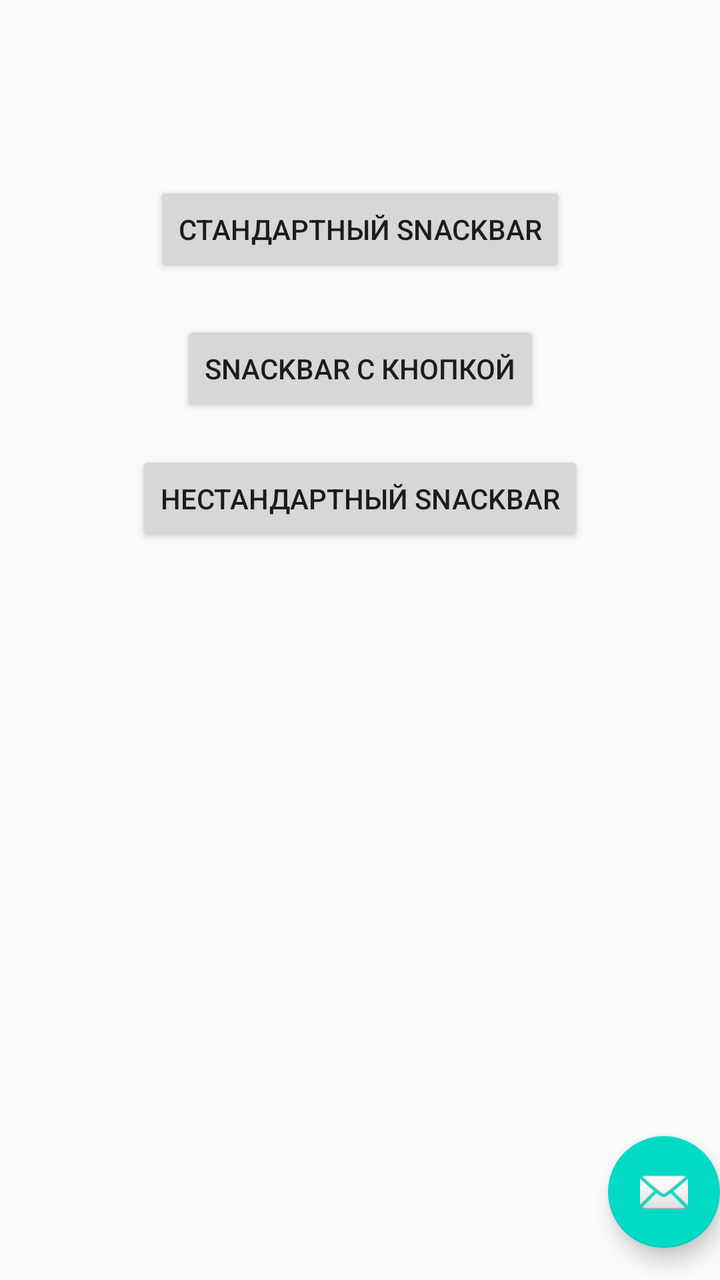
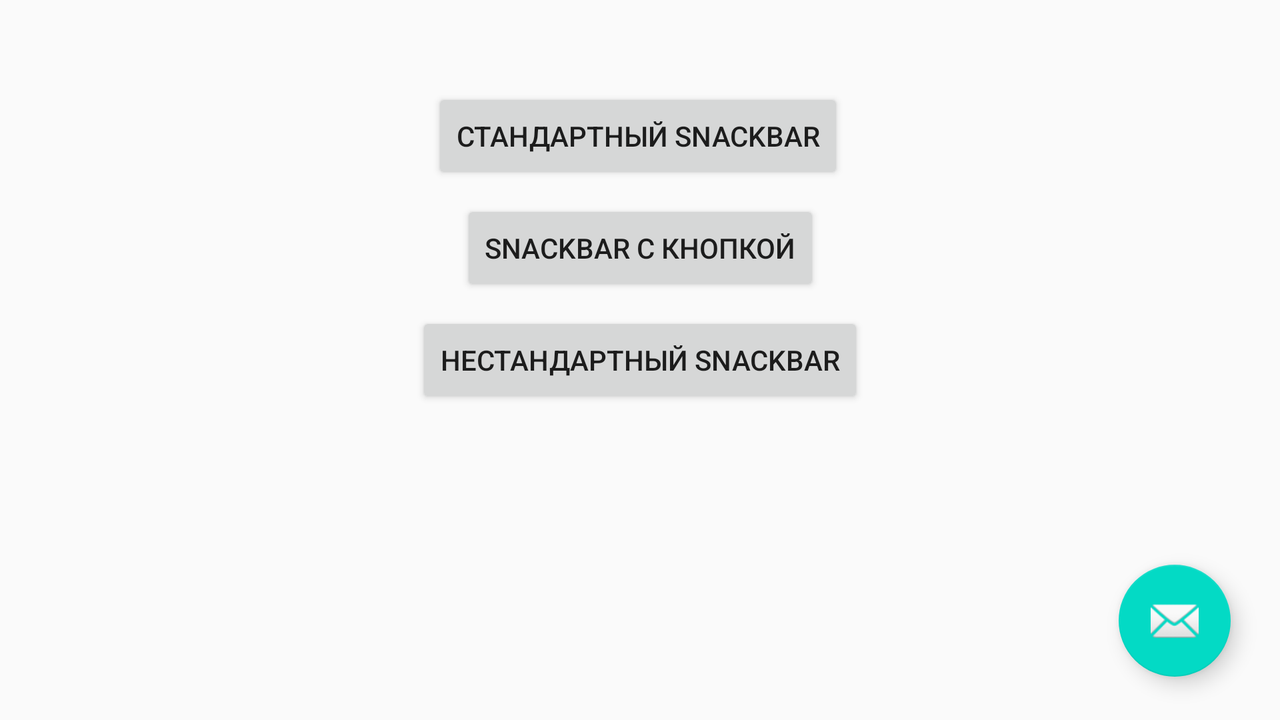

The same Android screen from two of the app's own layout files: first res/layout/ as a phone draws it, then the repository's variant for another configuration, drawn on a device whose configuration selects that folder. Both files follow.
<!-- AndroidManifest.xml: activity theme Theme.20BasicSnack.NoActionBar -->
<!-- res/layout/activity_main.xml -->
<?xml version="1.0" encoding="utf-8"?>
<android.support.design.widget.CoordinatorLayout xmlns:android="http://schemas.android.com/apk/res/android"
    xmlns:app="http://schemas.android.com/apk/res-auto"
    xmlns:tools="http://schemas.android.com/tools"
    android:layout_width="match_parent"
    android:layout_height="match_parent"
    tools:context=".MainActivity">

    <android.support.design.widget.AppBarLayout
        android:layout_width="match_parent"
        android:layout_height="wrap_content"
        android:theme="@style/Theme.20BasicSnack.AppBarOverlay">



    </android.support.design.widget.AppBarLayout>

    <include layout="@layout/content_main" />

    <android.support.design.widget.FloatingActionButton
        android:id="@+id/fab"
        android:layout_width="wrap_content"
        android:layout_height="wrap_content"
        android:onClick="message"
        android:layout_gravity="bottom|end"
        android:layout_marginEnd="@dimen/fab_margin"
        android:layout_marginBottom="16dp"
        app:srcCompat="@android:drawable/ic_dialog_email" />

</android.support.design.widget.CoordinatorLayout>
<!-- res/layout/content_main.xml (included above) -->
<?xml version="1.0" encoding="utf-8"?>
<android.support.constraint.ConstraintLayout xmlns:android="http://schemas.android.com/apk/res/android"
    xmlns:app="http://schemas.android.com/apk/res-auto"
    xmlns:tools="http://schemas.android.com/tools"
    android:layout_width="match_parent"
    android:layout_height="match_parent"
    app:layout_behavior="@string/appbar_scrolling_view_behavior">


    <android.support.v7.widget.AppCompatButton
        android:id="@+id/appCompatButton"
        android:layout_width="wrap_content"
        android:layout_height="wrap_content"
        android:onClick="defaultsnackbar"
        android:text="@string/default_snackbar_txt"
        app:layout_constraintBottom_toBottomOf="parent"
        app:layout_constraintEnd_toEndOf="parent"
        app:layout_constraintStart_toStartOf="parent"
        app:layout_constraintTop_toTopOf="parent"
        app:layout_constraintVertical_bias="0.153">

    </android.support.v7.widget.AppCompatButton>

    <android.support.v7.widget.AppCompatButton
        android:id="@+id/appCompatButton2"
        android:layout_width="wrap_content"
        android:layout_height="wrap_content"
        android:layout_marginTop="8dp"
        android:onClick="actionsnackbar"
        android:text="@string/snackbar_withButton_txt"
        app:layout_constraintBottom_toBottomOf="parent"
        app:layout_constraintEnd_toEndOf="parent"
        app:layout_constraintStart_toStartOf="parent"
        app:layout_constraintTop_toBottomOf="@+id/appCompatButton"
        app:layout_constraintVertical_bias="0.031"></android.support.v7.widget.AppCompatButton>

    <android.support.v7.widget.AppCompatButton
        android:layout_width="wrap_content"
        android:layout_height="wrap_content"
        android:layout_marginTop="8dp"
        android:onClick="special"
        android:text="@string/special_snackbar_txt"
        app:layout_constraintBottom_toBottomOf="parent"
        app:layout_constraintEnd_toEndOf="parent"
        app:layout_constraintStart_toStartOf="parent"
        app:layout_constraintTop_toBottomOf="@+id/appCompatButton2"
        app:layout_constraintVertical_bias="0.024"></android.support.v7.widget.AppCompatButton>
</android.support.constraint.ConstraintLayout>
<!-- resources referenced by this layout -->
<resources>
  <string name="default_snackbar_txt">Стандартный Snackbar</string>
  <string name="snackbar_withButton_txt">Snackbar с кнопкой</string>
  <string name="special_snackbar_txt">Нестандартный SNACKBAR</string>
  <style name="Theme.20BasicSnack.AppBarOverlay" parent="ThemeOverlay.AppCompat.Dark.ActionBar" />
  <style name="Theme.20BasicSnack.NoActionBar">
          <item name="windowActionBar">false</item>
          <item name="windowNoTitle">true</item>
      </style>
</resources>
<!-- res/layout-land/activity_main.xml (the repository's variant of the layout above) -->
<!-- drawn on the phone turned sideways -->
<?xml version="1.0" encoding="utf-8"?>
<android.support.constraint.ConstraintLayout xmlns:android="http://schemas.android.com/apk/res/android"
    xmlns:app="http://schemas.android.com/apk/res-auto"
    xmlns:tools="http://schemas.android.com/tools"
    android:layout_width="match_parent"
    android:layout_height="match_parent"
    app:layout_behavior="@string/appbar_scrolling_view_behavior">

    <android.support.v7.widget.AppCompatButton
        android:id="@+id/appCompatButton"
        android:layout_width="wrap_content"
        android:layout_height="wrap_content"
        android:onClick="defaultsnackbar"
        android:layout_marginTop="44dp"
        android:text="@string/default_snackbar_txt"
        app:layout_constraintEnd_toEndOf="parent"
        app:layout_constraintHorizontal_bias="0.498"
        app:layout_constraintStart_toStartOf="parent"
        app:layout_constraintTop_toTopOf="parent">

    </android.support.v7.widget.AppCompatButton>

    <android.support.v7.widget.AppCompatButton
        android:id="@+id/appCompatButton2"
        android:layout_width="wrap_content"
        android:layout_height="wrap_content"
        android:onClick="actionsnackbar"
        android:layout_marginTop="8dp"
        android:text="@string/snackbar_withButton_txt"
        app:layout_constraintEnd_toEndOf="parent"
        app:layout_constraintStart_toStartOf="parent"
        app:layout_constraintTop_toBottomOf="@+id/appCompatButton"></android.support.v7.widget.AppCompatButton>


    <android.support.v7.widget.AppCompatButton
        android:id="@+id/appCompatButton3"
        android:layout_width="wrap_content"
        android:layout_height="wrap_content"
        android:layout_marginTop="8dp"
        android:onClick="dontdefault"
        android:text="@string/special_snackbar_txt"
        app:layout_constraintEnd_toEndOf="parent"
        app:layout_constraintStart_toStartOf="parent"
        app:layout_constraintTop_toBottomOf="@+id/appCompatButton2"></android.support.v7.widget.AppCompatButton>

    <android.support.design.widget.FloatingActionButton
        android:id="@+id/fab"
        android:layout_width="wrap_content"
        android:layout_height="wrap_content"
        android:layout_gravity="bottom|end"
        android:layout_marginBottom="16dp"
        android:onClick="message"
        app:layout_constraintBottom_toBottomOf="parent"
        app:layout_constraintEnd_toEndOf="parent"
        app:layout_constraintHorizontal_bias="0.958"
        app:layout_constraintStart_toStartOf="parent"
        app:layout_constraintTop_toBottomOf="@+id/appCompatButton3"
        app:layout_constraintVertical_bias="0.933"
        app:srcCompat="@android:drawable/ic_dialog_email" />
</android.support.constraint.ConstraintLayout>
<!-- resources referenced by the variant -->
<!-- as the phone turned sideways resolves them -->
<resources>
  <string name="default_snackbar_txt">Стандартный Snackbar</string>
  <string name="snackbar_withButton_txt">Snackbar с кнопкой</string>
  <string name="special_snackbar_txt">Нестандартный SNACKBAR</string>
  <style name="Theme.20BasicSnack.NoActionBar">
          <item name="windowActionBar">false</item>
          <item name="windowNoTitle">true</item>
      </style>
</resources>
